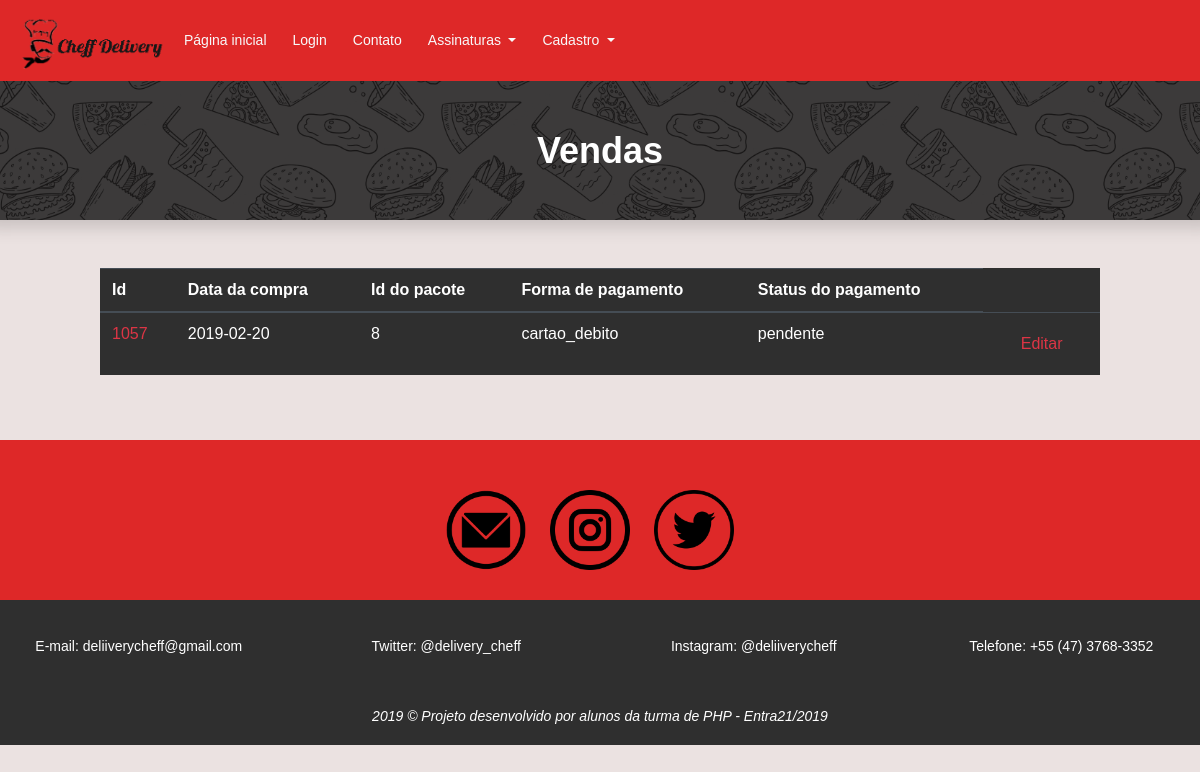
Before: /vendas.php with the older database file.
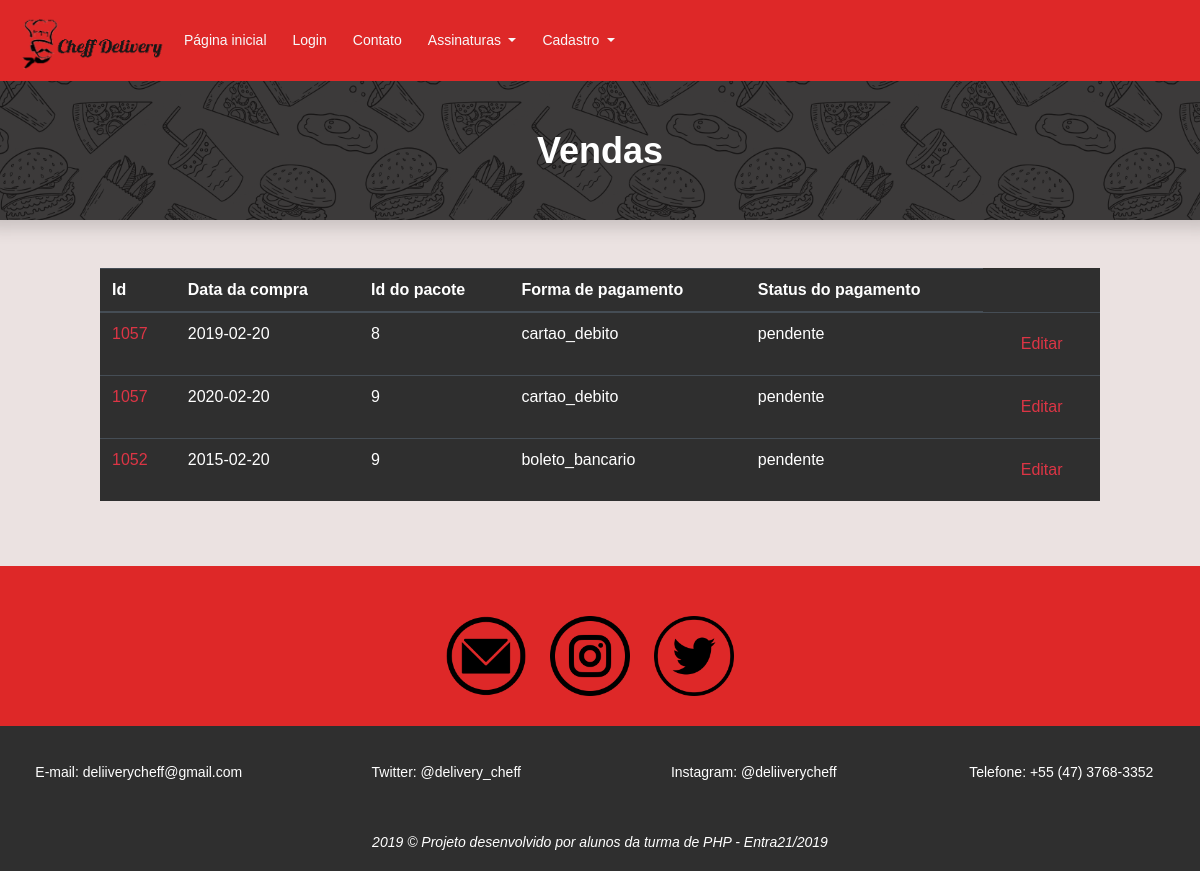
After: the same page with the newer database file.
### tables this page shows
CREATE TABLE `finalizacao` (
  `id` int(11) NOT NULL,
  `id_usuario` int(11) NOT NULL,
  `id_pacote` int(11) NOT NULL,
  `forma_pagamento` enum('dinheiro','boleto_bancario','cartao_credito','cartao_debito') NOT NULL,
  `status_pagamento` enum('pendente','pago','atrasado') NOT NULL,
  `data_compra` varchar(255) NOT NULL
);

### classes/site.class.php (called while the page is built, shortened)
<?php
class Site {
	public static function Navbar() {
		require_once "include/navbar.php";
	}
}
?>

### vendas.php (the view, shortened to what this page needs)
<?php
require_once"include/conexao.php";
$lista = "SELECT * FROM finalizacao";
$queryFinalizacao = mysqli_query($con, $lista);
$lista = mysqli_fetch_all($queryFinalizacao, MYSQLI_ASSOC);
?>
<!DOCTYPE html>
<html lang="pt-br">
<head>
	<link rel="stylesheet" href="https://stackpath.bootstrapcdn.com/bootstrap/4.3.1/css/bootstrap.min.css">
	<link rel="stylesheet" type="text/css" href="media/css/estilos.css">
	<link rel="stylesheet" href="media/css/main.css">
</head>
<body style="background-color: rgb(235, 226, 225);">
	<?php
	require_once "header.php";
	?>
	<div class="row">
		<div class="shadow " style="background-color: #1a1818 !important; background-image: url('media/images/food-pattern.png');min-height: 100px; min-width: 100%; background-size: 30%; background-position: center 1050px;">
			<div class="text-center my-5">
				<h1 class="text-white mb-5">Vendas</h1>
			</div>
		</div>
	</div>
	<table class="table table-dark col-md-10 offset-md-1 mt-5" style="background-color: rgba(47, 47, 47);">
		<thead>
			<tr>
				<th scope="col">Id</th>
				<th scope="col">Data da compra</th>
				<th scope="col">Id do pacote</th>
				<th scope="col">Forma de pagamento</th>
				<th scope="col">Status do pagamento</th>
			</tr>
		</thead>
		<tbody>
			<?php foreach ($lista as $item) { ?>
				<tr>
					<td class=" text-danger"><?=utf8_encode($item['id_usuario'])?></td>
					<td><?=$item['data_compra']?></td>
					<td><?=$item['id_pacote']?></td>
					<td><?=$item['forma_pagamento']?></td>
					<td><?=$item['status_pagamento']?></td>
					<td><a class="btn btn-daek text-danger col-md-12" href="edicaoVendas.php?id=<?=$item['id']?>">Editar </a></td>
				<?php } ?>
			</tr>
		</tbody>
	</table>
	<?php
	require_once "footer.php";
	?>
</body>
</html>

### header.php (shortened to what this page needs)
<?php
require_once"classes/site.class.php";
?>
<header>
  <nav class="navbar navbar-expand-lg navbar-light"  style="background-color: #de2828; width: 100%;">
    <a href="index.php"><img src="media/images/cheffmenu2.png" style="height: 65px; width: 150px"></a>
    <div class="collapse navbar-collapse" id="navbarSupportedContent">
      <ul class="navbar-nav mr-auto">
        <?php if ($_SESSION['tp_usuario'] != 'administrador') { ?>
          <li class="nav-item active">
            <a class="nav-link text-light" href="index.php" style="margin-left: 10px;">Página inicial <span class="sr-only">(current)</span></a>
          </li>
          <li class="nav-item">
            <a class="nav-link text-light" href="login.php" style="margin-left: 10px;">Login</a>
          </li>
          <li class="nav-item">
            <a class="nav-link text-light" href="contato.php" style="margin-left: 10px;">Contato</a>
          </li>
          <li class="nav-item dropdown">
            <a class="nav-link dropdown-toggle text-light" href="#" id="navbarDropdown" role="button" data-toggle="dropdown" aria-haspopup="true" aria-expanded="false" style="margin-left: 10px;">
              Assinaturas
            </a>
          </li>
          <?php if(!isset($_SESSION['logado'])) { ?>
            <li class="nav-item dropdown">
              <a class="nav-link dropdown-toggle text-light" href="#" id="navbarDropdown2" role="button" data-toggle="dropdown" aria-haspopup="true" aria-expanded="false" style="margin-left: 10px;">
                Cadastro
              </a>
            </li>
          <?php } ?>
        <?php } ?>
      </ul>
      <?php Site::Navbar(); ?>
    </div>
  </nav>
</header>

### include/navbar.php (shortened to what this page needs)
<!DOCTYPE html>
<html>
<head>
</head>
<body>
</body>
</html>

### footer.php (shortened to what this page needs)
<center>
  <div class="redes-sociais" style="background-color: #de2828;">
    <div class="container" style="margin-top: 65px;">
      <a href="https://mail.google.com/mail/u/0/#inbox?compose=DmwnWrRmTgXbBSZDhPSBJsPLwHzgBPqskCzpPtNTPhwSkgLdBBXnbmRScSHtKdnmsdqlgZFHsnsQ"><img src="media/images/email.png" alt="email" title="email" class="icones"></a>
      <a href="https://www.instagram.com/deliiverycheff/?hl=pt-br"><img src="media/images/instagram.png" alt="instagram" title="instagram" id="instagram " class="icones"></a>
      <a href="https://twitter.com/delivery_cheff"><img src="media/images/twitter.png" alt="twitter" title="twitter" class="icones"></a>
    </center>
<footer>
 <div class="footer-item">
  <div class="row">
    <a href="https://mail.google.com/mail/u/0/#inbox?compose=DmwnWsTJtrnhxXwfpDgvhvzGsLRlLgjHgjcfzcQFCTNqvbqkMSDXnPTwMNHPSkbjVnnrBWWPBfJq" class="col-sm-12 col-md-3">E-mail: deliiverycheff@gmail.com</a>
    <a href="https://twitter.com/delivery_cheff" class="col-sm-12 col-md-3">Twitter: @delivery_cheff </a>
    <a href="https://www.instagram.com/deliiverycheff/?hl=pt-br"class="col-sm-12 col-md-3">Instagram: @deliiverycheff</a>
    <a href=""class="col-sm-12 col-md-3">Telefone: +55 (47) 3768-3352</a>
  </div>
</div>
<div id="negrito" class="mt-4">
  <p class="mt-5 font-italic">2019 &copy; <strong>Projeto desenvolvido por alunos da turma de PHP - Entra21/2019</strong></p>
</div>
</footer>

### media/css/estilos.css (style rules this page uses)
* { font-family: arial !important; }
.redes-sociais { height: 160px; width: 100%; }
.icones { width: 80px; height: 80px; margin-top: 50px; margin-right: 20px; }
footer { background-color: rgba(47, 47, 47); overflow: hidden; height: 145px; }
.footer-item { margin-top: 35px; color: white; text-align: center; width: 100%: }
.footer-item a { color: white; text-decoration: none; }
#negrito { text-align: center; color: white; margin-top: 10px; }

### media/css/main.css (style rules this page uses)
body { color:#777;font-family:"Poppins",sans-serif;font-size:14px;font-weight:300;line-height:1.625em;position:relative }
ol,ul { margin:0;padding:0;list-style:none }
a { -webkit-transition:all 0.3s ease 0s;-moz-transition:all 0.3s ease 0s;-o-transition:all 0.3s ease 0s;transition:all 0.3s ease 0s }
a,a:focus,a:hover { text-decoration:none;outline:0 }
h1,h2,h3,h4,h5,h6 { font-family:"Poppins",sans-serif;color:#222;line-height:1.2em !important;margin-bottom:0;margin-top:0;font-weight:600 }
h1,.h1 { font-size:36px }
td,th { border-radius:0px }
.mb-5 { margin-bottom:5px }
.text-white { color:#fff }
.text-center { text-align:center }
h1 { font-size:36px }
h1,h2,h3,h4,h5,h6 { line-height:1.5em }

Changed rows visible on the page:
added finalizacao: id_usuario "1057", data_compra "2020-02-20", id_pacote "9", forma_pagamento "cartao_debito", status_pagamento "pendente"
added finalizacao: id_usuario "1052", data_compra "2015-02-20", id_pacote "9", forma_pagamento "boleto_bancario", status_pagamento "pendente"
